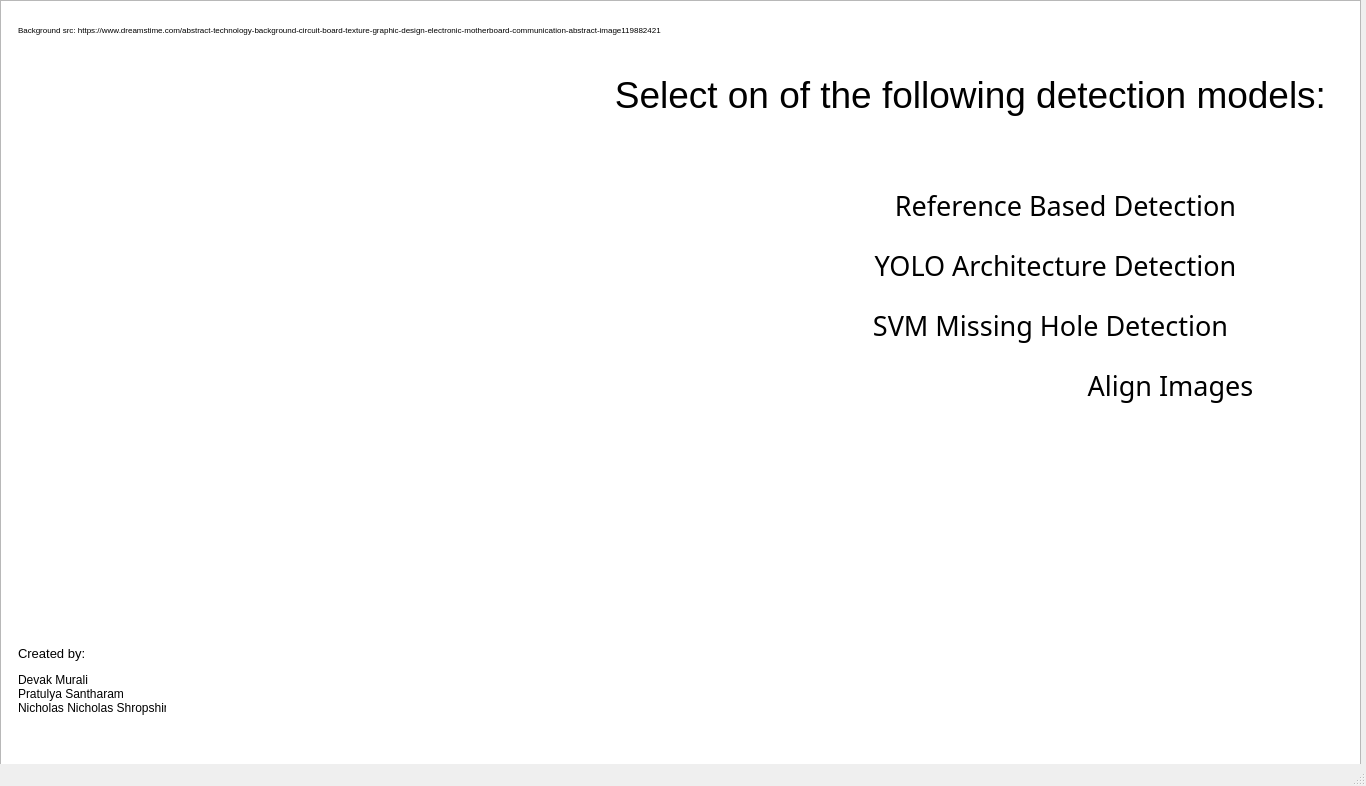
<?xml version="1.0" encoding="UTF-8"?>
<ui version="4.0">
 <class>MainWindow</class>
 <widget class="QMainWindow" name="MainWindow">
  <property name="geometry">
   <rect>
    <x>0</x>
    <y>0</y>
    <width>1366</width>
    <height>786</height>
   </rect>
  </property>
  <property name="sizePolicy">
   <sizepolicy hsizetype="Fixed" vsizetype="Fixed">
    <horstretch>0</horstretch>
    <verstretch>0</verstretch>
   </sizepolicy>
  </property>
  <property name="acceptDrops">
   <bool>true</bool>
  </property>
  <property name="windowTitle">
   <string>MainWindow</string>
  </property>
  <widget class="QWidget" name="centralwidget">
   <widget class="QGraphicsView" name="graphicsView_2">
    <property name="geometry">
     <rect>
      <x>0</x>
      <y>0</y>
      <width>1361</width>
      <height>831</height>
     </rect>
    </property>
    <property name="autoFillBackground">
     <bool>true</bool>
    </property>
    <property name="styleSheet">
     <string notr="true">border-image: url(&quot;images/background.png&quot;) 0 0 0 0 stretch stretch;</string>
    </property>
   </widget>
   <widget class="QLabel" name="label">
    <property name="geometry">
     <rect>
      <x>480</x>
      <y>20</y>
      <width>861</width>
      <height>151</height>
     </rect>
    </property>
    <property name="styleSheet">
     <string notr="true">padding :15px; 
font: 7pt &quot;RomanD&quot;; background: transparent</string>
    </property>
    <property name="frameShadow">
     <enum>QFrame::Sunken</enum>
    </property>
    <property name="midLineWidth">
     <number>15</number>
    </property>
    <property name="text">
     <string>&lt;html&gt;&lt;head/&gt;&lt;body&gt;&lt;p align=&quot;right&quot;&gt;&lt;span style=&quot; font-size:28pt;&quot;&gt;Select on of the following detection models:&lt;/span&gt;&lt;/p&gt;&lt;/body&gt;&lt;/html&gt;</string>
    </property>
    <property name="textFormat">
     <enum>Qt::MarkdownText</enum>
    </property>
    <property name="wordWrap">
     <bool>true</bool>
    </property>
    <property name="margin">
     <number>0</number>
    </property>
   </widget>
   <widget class="QPushButton" name="button_ref">
    <property name="geometry">
     <rect>
      <x>810</x>
      <y>170</y>
      <width>511</width>
      <height>71</height>
     </rect>
    </property>
    <property name="sizePolicy">
     <sizepolicy hsizetype="Minimum" vsizetype="Preferred">
      <horstretch>0</horstretch>
      <verstretch>0</verstretch>
     </sizepolicy>
    </property>
    <property name="font">
     <font>
      <family>RomanD</family>
      <pointsize>20</pointsize>
      <weight>50</weight>
      <italic>false</italic>
      <bold>false</bold>
     </font>
    </property>
    <property name="mouseTracking">
     <bool>true</bool>
    </property>
    <property name="focusPolicy">
     <enum>Qt::StrongFocus</enum>
    </property>
    <property name="acceptDrops">
     <bool>true</bool>
    </property>
    <property name="layoutDirection">
     <enum>Qt::RightToLeft</enum>
    </property>
    <property name="autoFillBackground">
     <bool>false</bool>
    </property>
    <property name="styleSheet">
     <string notr="true">
font: 20pt &quot;RomanD&quot;; background: transparent</string>
    </property>
    <property name="text">
     <string>Reference Based Detection</string>
    </property>
    <property name="autoDefault">
     <bool>true</bool>
    </property>
    <property name="default">
     <bool>true</bool>
    </property>
    <property name="flat">
     <bool>true</bool>
    </property>
   </widget>
   <widget class="QLabel" name="label_2">
    <property name="geometry">
     <rect>
      <x>0</x>
      <y>620</y>
      <width>181</width>
      <height>121</height>
     </rect>
    </property>
    <property name="styleSheet">
     <string notr="true">padding :15px; 
font: 7pt &quot;RomanD&quot;; background: transparent</string>
    </property>
    <property name="frameShadow">
     <enum>QFrame::Sunken</enum>
    </property>
    <property name="midLineWidth">
     <number>15</number>
    </property>
    <property name="text">
     <string>&lt;html&gt;&lt;head/&gt;&lt;body&gt;&lt;p&gt;&lt;span style=&quot; font-size:10pt;&quot;&gt;Created by: &lt;/span&gt;&lt;/p&gt;&lt;p&gt;Devak Murali&lt;br/&gt;Pratulya Santharam&lt;br/&gt;Nicholas Nicholas Shropshire&lt;/p&gt;&lt;/body&gt;&lt;/html&gt;</string>
    </property>
    <property name="textFormat">
     <enum>Qt::MarkdownText</enum>
    </property>
    <property name="margin">
     <number>0</number>
    </property>
   </widget>
   <widget class="QPushButton" name="button_yolo">
    <property name="geometry">
     <rect>
      <x>790</x>
      <y>230</y>
      <width>531</width>
      <height>71</height>
     </rect>
    </property>
    <property name="sizePolicy">
     <sizepolicy hsizetype="Minimum" vsizetype="Preferred">
      <horstretch>0</horstretch>
      <verstretch>0</verstretch>
     </sizepolicy>
    </property>
    <property name="font">
     <font>
      <family>RomanD</family>
      <pointsize>20</pointsize>
      <weight>50</weight>
      <italic>false</italic>
      <bold>false</bold>
     </font>
    </property>
    <property name="mouseTracking">
     <bool>true</bool>
    </property>
    <property name="focusPolicy">
     <enum>Qt::StrongFocus</enum>
    </property>
    <property name="acceptDrops">
     <bool>true</bool>
    </property>
    <property name="layoutDirection">
     <enum>Qt::RightToLeft</enum>
    </property>
    <property name="autoFillBackground">
     <bool>false</bool>
    </property>
    <property name="styleSheet">
     <string notr="true">
font: 20pt &quot;RomanD&quot;; background: transparent</string>
    </property>
    <property name="text">
     <string>YOLO Architecture Detection</string>
    </property>
    <property name="autoDefault">
     <bool>true</bool>
    </property>
    <property name="default">
     <bool>true</bool>
    </property>
    <property name="flat">
     <bool>true</bool>
    </property>
   </widget>
   <widget class="QPushButton" name="button_svm">
    <property name="geometry">
     <rect>
      <x>780</x>
      <y>290</y>
      <width>541</width>
      <height>71</height>
     </rect>
    </property>
    <property name="sizePolicy">
     <sizepolicy hsizetype="Minimum" vsizetype="Preferred">
      <horstretch>0</horstretch>
      <verstretch>0</verstretch>
     </sizepolicy>
    </property>
    <property name="font">
     <font>
      <family>RomanD</family>
      <pointsize>20</pointsize>
      <weight>50</weight>
      <italic>false</italic>
      <bold>false</bold>
     </font>
    </property>
    <property name="mouseTracking">
     <bool>true</bool>
    </property>
    <property name="focusPolicy">
     <enum>Qt::StrongFocus</enum>
    </property>
    <property name="acceptDrops">
     <bool>true</bool>
    </property>
    <property name="layoutDirection">
     <enum>Qt::RightToLeft</enum>
    </property>
    <property name="autoFillBackground">
     <bool>false</bool>
    </property>
    <property name="styleSheet">
     <string notr="true">
font: 20pt &quot;RomanD&quot;; background: transparent</string>
    </property>
    <property name="text">
     <string>SVM Missing Hole Detection</string>
    </property>
    <property name="autoDefault">
     <bool>true</bool>
    </property>
    <property name="default">
     <bool>true</bool>
    </property>
    <property name="flat">
     <bool>true</bool>
    </property>
   </widget>
   <widget class="QPushButton" name="button_align">
    <property name="geometry">
     <rect>
      <x>1040</x>
      <y>350</y>
      <width>261</width>
      <height>71</height>
     </rect>
    </property>
    <property name="sizePolicy">
     <sizepolicy hsizetype="Minimum" vsizetype="Preferred">
      <horstretch>0</horstretch>
      <verstretch>0</verstretch>
     </sizepolicy>
    </property>
    <property name="font">
     <font>
      <family>RomanD</family>
      <pointsize>20</pointsize>
      <weight>50</weight>
      <italic>false</italic>
      <bold>false</bold>
     </font>
    </property>
    <property name="mouseTracking">
     <bool>true</bool>
    </property>
    <property name="focusPolicy">
     <enum>Qt::StrongFocus</enum>
    </property>
    <property name="acceptDrops">
     <bool>true</bool>
    </property>
    <property name="layoutDirection">
     <enum>Qt::RightToLeft</enum>
    </property>
    <property name="autoFillBackground">
     <bool>false</bool>
    </property>
    <property name="styleSheet">
     <string notr="true">
font: 20pt &quot;RomanD&quot;; background: transparent</string>
    </property>
    <property name="text">
     <string>Align Images</string>
    </property>
    <property name="autoDefault">
     <bool>true</bool>
    </property>
    <property name="default">
     <bool>true</bool>
    </property>
    <property name="flat">
     <bool>true</bool>
    </property>
   </widget>
   <widget class="QLabel" name="label_3">
    <property name="geometry">
     <rect>
      <x>0</x>
      <y>-10</y>
      <width>751</width>
      <height>81</height>
     </rect>
    </property>
    <property name="styleSheet">
     <string notr="true">padding :15px; 
font: 7pt &quot;RomanD&quot;; background: transparent</string>
    </property>
    <property name="frameShadow">
     <enum>QFrame::Sunken</enum>
    </property>
    <property name="midLineWidth">
     <number>15</number>
    </property>
    <property name="text">
     <string>&lt;html&gt;&lt;head/&gt;&lt;body&gt;&lt;p&gt;&lt;span style=&quot; font-size:6pt;&quot;&gt;Background src: https://www.dreamstime.com/abstract-technology-background-circuit-board-texture-graphic-design-electronic-motherboard-communication-abstract-image119882421&lt;/span&gt;&lt;/p&gt;&lt;/body&gt;&lt;/html&gt;</string>
    </property>
    <property name="textFormat">
     <enum>Qt::MarkdownText</enum>
    </property>
    <property name="wordWrap">
     <bool>true</bool>
    </property>
    <property name="margin">
     <number>0</number>
    </property>
   </widget>
  </widget>
  <widget class="QMenuBar" name="menubar">
   <property name="geometry">
    <rect>
     <x>0</x>
     <y>0</y>
     <width>1366</width>
     <height>21</height>
    </rect>
   </property>
  </widget>
  <widget class="QStatusBar" name="statusbar"/>
 </widget>
 <resources/>
 <connections/>
</ui>
